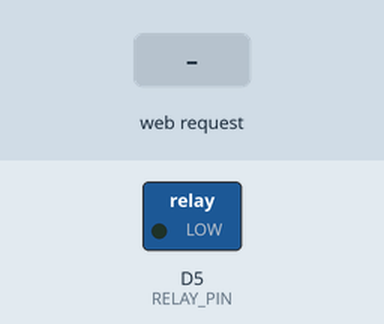
A sketch run on a simulated ESP8266 (NodeMCU). Parts: switched loads named in the sketch (green lamp = pin HIGH). Inputs (shaded band) come from the test bench. WiFi joins after 1.5 s; servers stay silent unless stated; what the sketch prints to the serial monitor is not drawn.

Above: at 3.2 s.
3.3 s: HTTP request GET /on received
At 4.1 s:
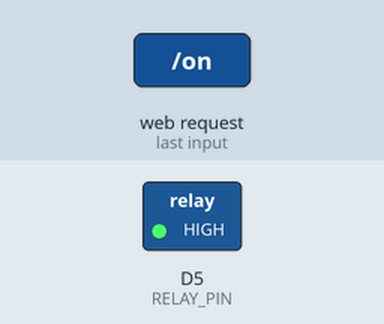
4.8 s: HTTP request GET /off received
At 5.3 s:
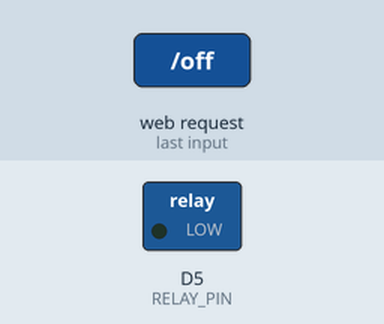
Timing chart, 0 to 7.8 s (numbered marks = the images above; inputs shaded):
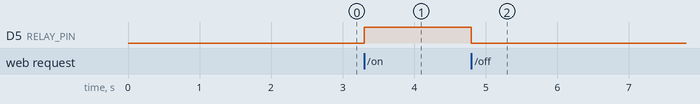

The sketch:

ESP8266RELAY.ino
```cpp
#include <ESP8266WiFi.h>
#include <ESP8266WebServer.h>

// Wi-Fi 網路清單
const char* ssid[] = {"daniu0807", "picord"};
const char* password[] = {"33161842", "000010000"};
const int wifiNetworks = 2;

// 繼電器接的 GPIO
#define RELAY_PIN D5

// Web 伺服器
ESP8266WebServer server(80);

// 嘗試連接 Wi-Fi 的函數
void connectWiFi() {
  while (WiFi.status() != WL_CONNECTED) {
    for (int i = 0; i < wifiNetworks; i++) {
      Serial.print("嘗試連接 Wi-Fi: ");
      Serial.println(ssid[i]);
      WiFi.begin(ssid[i], password[i]);

      int retries = 0;
      while (WiFi.status() != WL_CONNECTED && retries < 10) {
        delay(1000);
        Serial.print(".");
        retries++;
      }

      if (WiFi.status() == WL_CONNECTED) {
        Serial.println("\n連接成功!");
        Serial.print("已連接到 Wi-Fi: ");
        Serial.println(ssid[i]);
        Serial.print("IP 地址: ");
        Serial.println(WiFi.localIP());
        return; // 成功連接後退出函數
      } else {
        Serial.println("\n連接失敗，嘗試下一個 Wi-Fi...");
      }
    }
    Serial.println("無法連接到任何 Wi-Fi，5 秒後重新嘗試...");
    delay(5000); // 等待後重試
  }
}

// 優化為手機友好的中文控制頁面HTML
const char webpage[] PROGMEM = R"rawliteral(
<!DOCTYPE html>
<html>
<head>
  <meta charset="UTF-8">
  <meta name="viewport" content="width=device-width, initial-scale=1.0">
  <title>繼電器控制</title>
  <style>
    body { font-family: Arial, sans-serif; text-align: center; margin: 0; padding: 0; }
    h1 { background-color: #4CAF50; color: white; padding: 10px; margin: 0; }
    .button {
      display: inline-block;
      background-color: #008CBA;
      color: white;
      padding: 15px 30px;
      font-size: 20px;
      margin: 20px 10px;
      border: none;
      border-radius: 10px;
      cursor: pointer;
      box-shadow: 2px 2px 5px rgba(0,0,0,0.3);
    }
    .button:hover { background-color: #005f6b; }
  </style>
</head>
<body>
  <h1>ESP8266 繼電器控制</h1>
  <button class="button" onclick="fetch('on')">開啟繼電器</button>
  <button class="button" onclick="fetch('off')">關閉繼電器</button>
</body>
</html>
)rawliteral";

// 初始化Wi-Fi與繼電器
void setup() {
  Serial.begin(115200);
  connectWiFi(); // 呼叫連接 Wi-Fi 函數
  pinMode(RELAY_PIN, OUTPUT);
  digitalWrite(RELAY_PIN, LOW); // 繼電器初始為關閉

  // 設置HTTP服務
  server.on("/", []() {
    server.send_P(200, "text/html", webpage);
  });

  server.on("/on", []() {
    digitalWrite(RELAY_PIN, HIGH); // 繼電器開啟
    server.send(200, "text/plain", "繼電器已開啟");
    Serial.println("繼電器已開啟");
  });

  server.on("/off", []() {
    digitalWrite(RELAY_PIN, LOW); // 繼電器關閉
    server.send(200, "text/plain", "繼電器已關閉");
    Serial.println("繼電器已關閉");
  });

  server.begin();
  Serial.println("HTTP 服務啟動");
}

// 主循環
void loop() {
  if (WiFi.status() != WL_CONNECTED) {
    Serial.println("WiFi 斷開，嘗試重新連接...");
    connectWiFi(); // 呼叫重新連接函數
  }
  server.handleClient();
}
```

Measured:
- after the input at 3.3 s, D5 (RELAY_PIN): LOW → HIGH at once
- after the input at 4.8 s, D5 (RELAY_PIN): HIGH → LOW at once
